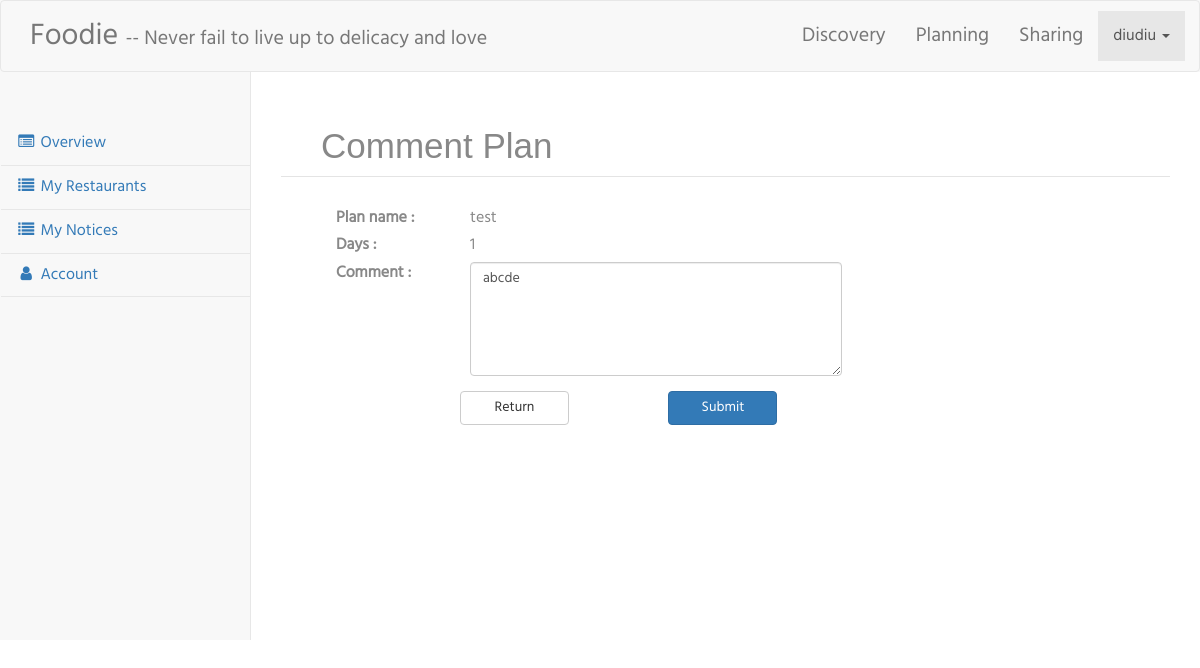
The app's page /merchant/commentPlan.php?id=4 (signed in), older data.
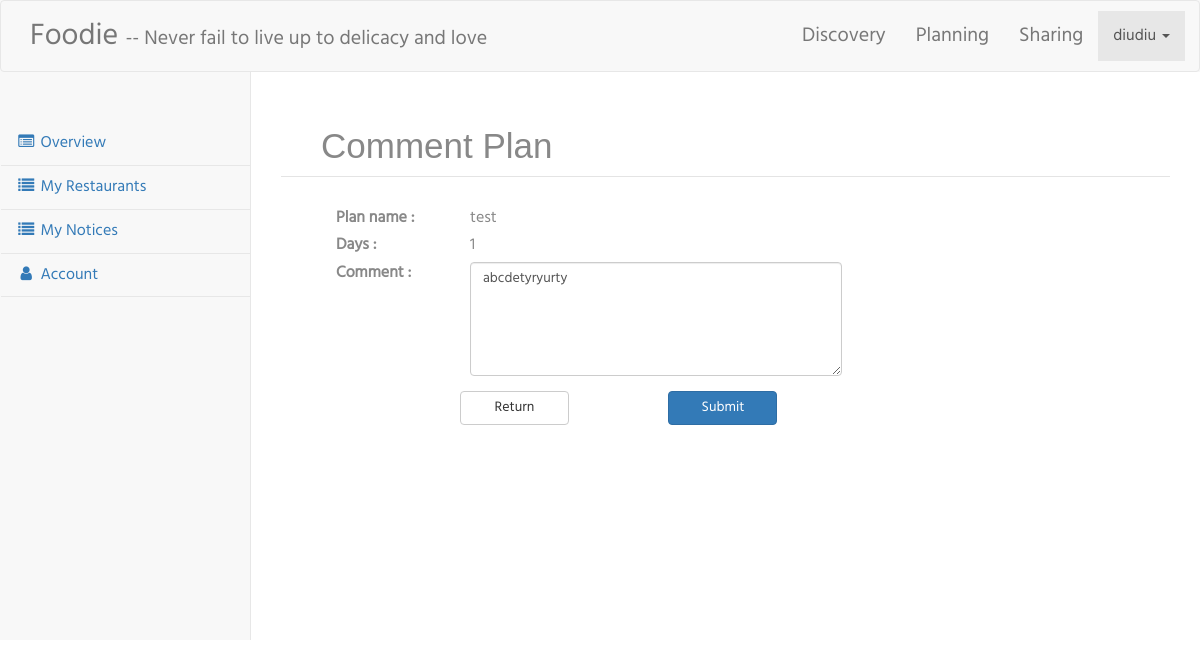
The same page, newer data.
### tables this page shows
CREATE TABLE `plan_comment` (
  `comment_id` int(11) NOT NULL,
  `plan_id` int(11) NOT NULL,
  `content` text NOT NULL
);

### functions.php (called while the page is built, shortened)
<?php
  function get_user_id(){
      if(isset($_SESSION['user_id']))
          return $_SESSION['user_id'];
      else
          return null;
  }
?>

### merchant/commentPlan.php (the view, shortened to what this page needs)
<?php include("common/nav.php"); ?>
<?php
require_once("../functions.php");
if(isset($_GET['id'])){
    $plan_id = $_GET['id'];
    $user_id = get_user_id();
    $query = "SELECT * FROM plan WHERE user_id ='{$user_id}' AND plan_id = '{$plan_id}'";
    $result = mysql_query($query);
    $row = mysql_fetch_array($result);
    $name = $row['name'];
    $days = $row['days'];
    $query2 = "SELECT * FROM plan_comment WHERE plan_id = '{$plan_id}'";
    $result2 = mysql_query($query2);
    $row2 = mysql_fetch_array($result2);
    if($row2) {
        $content = $row2['content'];
    }
}
?>
<div id="page-wrapper">
    <div class="basic-grey">
        <h1 style="font-size:35px;font-family:Arial">Comment Plan
        </h1>
        <form action="<?php echo htmlspecialchars($_SERVER["PHP_SELF"]);?>" method="post">
            <div class="col-sm-12">
                <div class="col-sm-12">
                    <label class="col-sm-2 control-label">Plan name : </label>
                    <div class="col-sm-10">
                        <?php echo $name; ?>
                    </div>
                </div>
                <div class="col-sm-12">
                    <label class="col-sm-2 control-label">Days : </label>
                    <div class="col-sm-10">
                        <?php echo $days; ?>
                    </div>
                </div>
                <div class="form-group col-sm-12">
                    <label class="col-sm-2 control-label">Comment : </label>
                    <div class="col-sm-6">
                        <textarea class="form-control" rows="5" id="content" name="content"><?php echo $content;?></textarea>
                    </div>
                </div>
            </div>
            <div class="form-group col-sm-12">
                <div class="col-sm-2 col-sm-offset-2">
                    <button  class="btn btn-default btn-block" onclick="javascript:window.history.back();">Return</button>
                </div>
                <div class="col-sm-2 col-sm-offset-1">
                    <button type="submit" class="btn btn-primary btn-block">Submit</button>
                </div>
            </div>
        </form>
    </div>
</div>

Row changes from the older to the newer data that the page shows:
changed plan_comment: content "abcde" → "abcdetyryurty"
